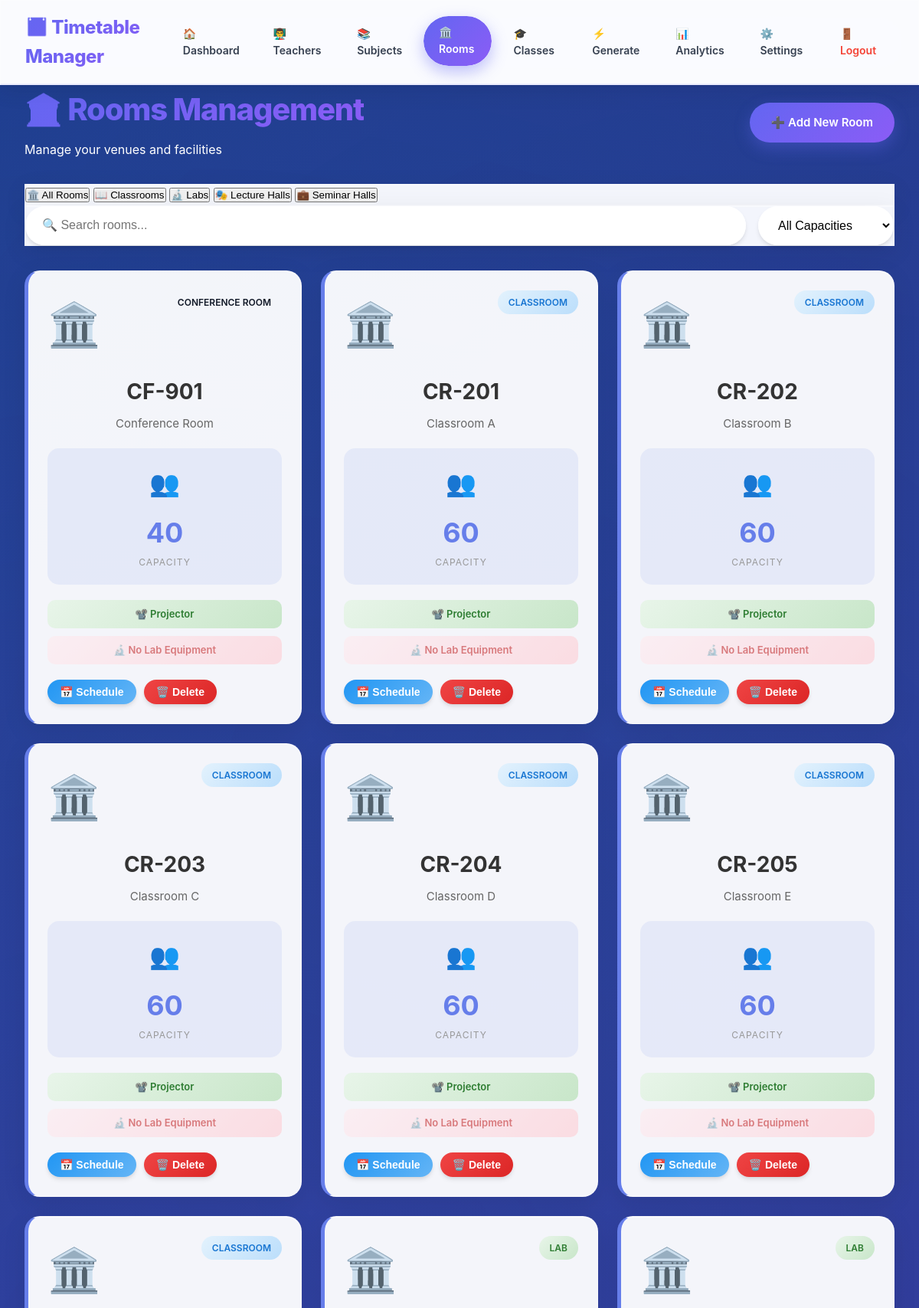
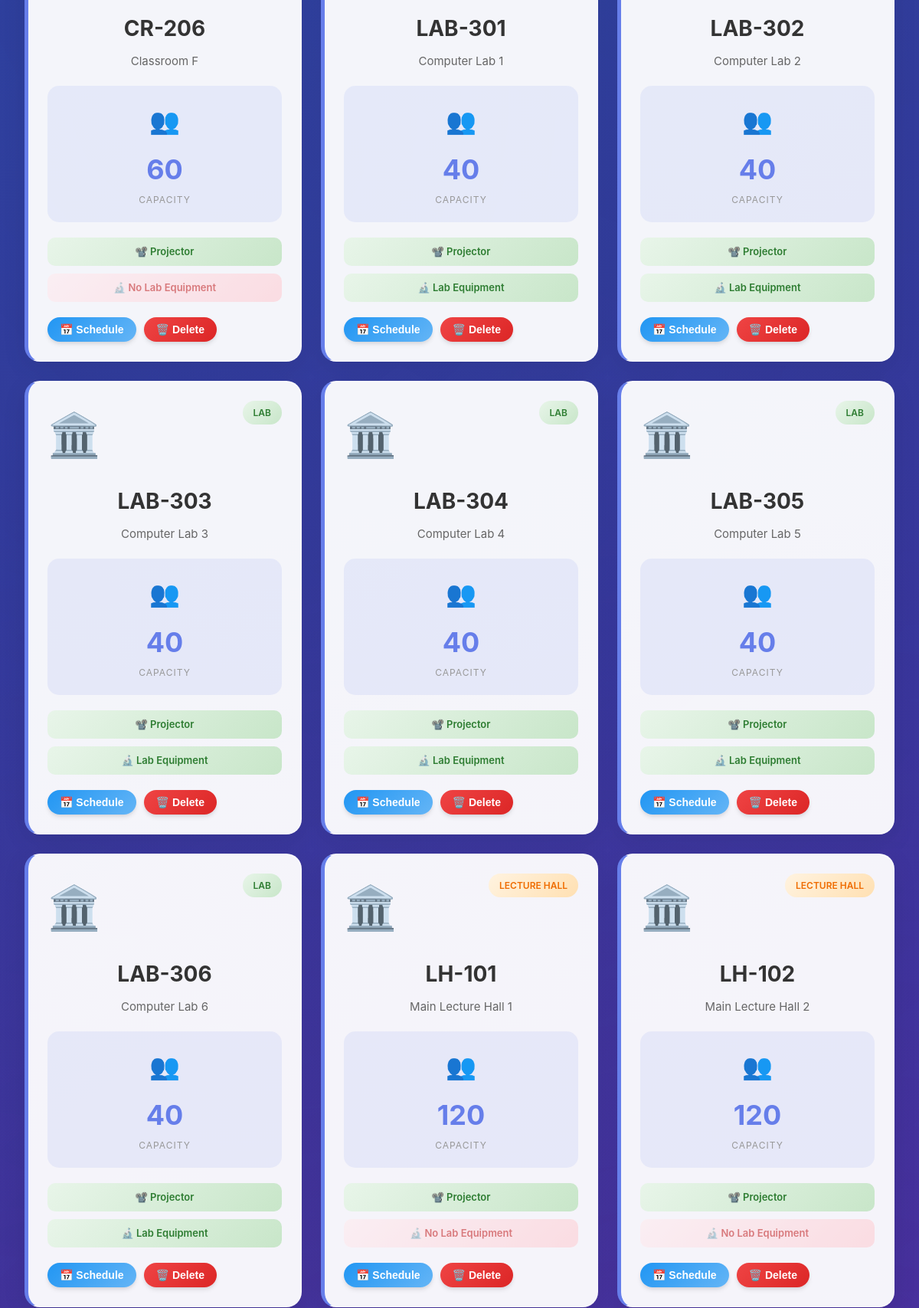
Page /rooms (signed in, upper part) on the committed database (2 pictures, top to bottom).
### tables this page shows
CREATE TABLE rooms (
            id INTEGER PRIMARY KEY AUTOINCREMENT,
            name TEXT NOT NULL,
            room_number TEXT NOT NULL,
            capacity INTEGER,
            room_type TEXT,
            has_projector INTEGER DEFAULT 0,
            has_lab_equipment INTEGER DEFAULT 0,
            user_id INTEGER NOT NULL,
            created_at TIMESTAMP DEFAULT CURRENT_TIMESTAMP,
            FOREIGN KEY (user_id) REFERENCES users (id)
        );

### app.py (the view)
@app.route('/rooms')
@login_required
def rooms():
    conn = get_db_connection()
    rooms = conn.execute('''
        SELECT * FROM rooms WHERE user_id = ? ORDER BY room_number
    ''', (session['user_id'],)).fetchall()
    conn.close()
    return render_template('rooms.html', rooms=rooms)

### app.py (called while the page is built)
def login_required(f):
    @wraps(f)
    def decorated_function(*args, **kwargs):
        if 'user_id' not in session:
            flash('Please login to access this page.', 'warning')
            return redirect(url_for('login'))
        return f(*args, **kwargs)
    return decorated_function

### database.py (called while the page is built)
def get_db_connection():
    conn = sqlite3.connect(DATABASE)
    conn.row_factory = sqlite3.Row
    return conn

### templates/rooms.html (shortened to what this page needs)
<!DOCTYPE html>
<html lang="en">
<head>
    <link rel="stylesheet" href="{{ url_for('static', filename='css/style.css') }}">
</head>
<body>
    <nav class="navbar glass">
        <div class="nav-brand gradient-text">📅 Timetable Manager</div>
        <div class="nav-links">
            <a href="{{ url_for('dashboard') }}">🏠 Dashboard</a>
            <a href="{{ url_for('teachers') }}">👨‍🏫 Teachers</a>
            <a href="{{ url_for('subjects') }}">📚 Subjects</a>
            <a href="{{ url_for('rooms') }}" class="active">🏛️ Rooms</a>
            <a href="{{ url_for('classes') }}">🎓 Classes</a>
            <a href="{{ url_for('generate_timetable') }}">⚡ Generate</a>
            <a href="{{ url_for('analytics') }}">📊 Analytics</a>
            <a href="{{ url_for('settings') }}">⚙️ Settings</a>
            <a href="{{ url_for('logout') }}" style="color: #f44336;">🚪 Logout</a>
        </div>
    </nav>
    <div class="container">
        <div class="page-header fade-in-up">
            <div>
                <h1 class="gradient-text">🏛️ Rooms Management</h1>
                <p style="color: white; margin-top: 8px;">Manage your venues and facilities</p>
            </div>
            <a href="{{ url_for('add_room') }}" class="btn btn-primary glow-on-hover">
                ➕ Add New Room
            </a>
        </div>
        <div class="filter-tabs glass fade-in-up" style="animation-delay: 0.1s;">
            <button class="tab-btn active" onclick="filterRooms('all')">
                🏛️ All Rooms
            </button>
            <button class="tab-btn" onclick="filterRooms('Classroom')">
                📖 Classrooms
            </button>
            <button class="tab-btn" onclick="filterRooms('Lab')">
                🔬 Labs
            </button>
            <button class="tab-btn" onclick="filterRooms('Lecture Hall')">
                🎭 Lecture Halls
            </button>
            <button class="tab-btn" onclick="filterRooms('Seminar Hall')">
                💼 Seminar Halls
            </button>
        </div>
        <div class="search-section glass fade-in-up" style="animation-delay: 0.2s;">
            <input type="text" id="searchInput" placeholder="🔍 Search rooms..."
                   class="search-input" onkeyup="searchRooms()">
            <select id="capacityFilter" class="category-filter" onchange="filterByCapacity()">
                <option value="">All Capacities</option>
            </select>
        </div>
        <div class="rooms-grid fade-in-up" style="animation-delay: 0.3s;">
            {% for room in rooms %}
            <div class="room-card glass zoom-hover card-3d"
                 data-type="{{ room['room_type'] }}"
                 data-capacity="{{ room['capacity'] }}">
                <div class="room-header">
                    <div class="room-icon-large">🏛️</div>
                    <div class="room-type-badge {{ room['room_type'].lower().replace(' ', '-') }}">
                        {{ room['room_type'] }}
                    </div>
                </div>
                <h3 class="room-number">{{ room['room_number'] }}</h3>
                <p class="room-name">{{ room['name'] }}</p>
                <div class="room-capacity">
                    <div class="capacity-icon">👥</div>
                    <div class="capacity-value">{{ room['capacity'] }}</div>
                    <div class="capacity-label">Capacity</div>
                </div>
                <div class="room-facilities">
                    {% if room['has_projector'] %}
                    <span class="facility-badge available">
                        📽️ Projector
                    </span>
                    {% else %}
                    <span class="facility-badge unavailable">
                        📽️ No Projector
                    </span>
                    {% endif %}
                    {% if room['has_lab_equipment'] %}
                    <span class="facility-badge available">
                        🔬 Lab Equipment
                    </span>
                    {% else %}
                    <span class="facility-badge unavailable">
                        🔬 No Lab Equipment
                    </span>
                    {% endif %}
                </div>
                <div class="room-actions">
                    <button onclick="viewRoomSchedule({{ room['id'] }})"
                            class="btn btn-sm btn-info">
                        📅 Schedule
                    </button>
                    <button onclick="deleteRoom({{ room['id'] }}, '{{ room['room_number'] }}')"
                            class="btn btn-sm btn-danger">
                        🗑️ Delete
                    </button>
                </div>
            </div>
            {% endfor %}
        </div>
    </div>
</body>
</html>

### templates/rooms.html (style rules this page uses)
.rooms-grid { display: grid; grid-template-columns: repeat(auto-fill, minmax(300px, 1fr)); gap: 25px; }
.room-card { padding: 25px; border-radius: 20px; text-align: center; border-left: 5px solid #667eea; }
.room-header { display: flex; justify-content: space-between; align-items: flex-start; margin-bottom: 20px; }
.room-icon-large { font-size: 56px; animation: float-icon 3s ease-in-out infinite; }
.room-type-badge { padding: 6px 14px; border-radius: 20px; font-size: 12px; font-weight: 600; text-transform: uppercase; }
.room-type-badge.classroom { background: linear-gradient(135deg, #e3f2fd, #bbdefb); color: #1976d2; }
.room-type-badge.lab { background: linear-gradient(135deg, #e8f5e9, #c8e6c9); color: #2e7d32; }
.room-type-badge.lecture-hall { background: linear-gradient(135deg, #fff3e0, #ffe0b2); color: #ef6c00; }
.room-number { font-size: 28px; font-weight: 700; color: #333; margin-bottom: 8px; }
.room-name { color: #666; font-size: 15px; margin-bottom: 20px; }
.room-capacity { display: flex; flex-direction: column; align-items: center; padding: 20px; background: rgba(102, 126, 234, 0.1); border-radius: 15px; margin: 20px 0; }
.capacity-icon { font-size: 32px; margin-bottom: 10px; }
.capacity-value { font-size: 36px; font-weight: 700; color: #667eea; }
.capacity-label { font-size: 12px; color: #999; text-transform: uppercase; letter-spacing: 1px; }
.room-facilities { display: flex; flex-direction: column; gap: 10px; margin: 20px 0; }
.facility-badge { padding: 8px 12px; border-radius: 10px; font-size: 13px; font-weight: 600; }
.facility-badge.available { background: linear-gradient(135deg, #e8f5e9, #c8e6c9); color: #2e7d32; }
.facility-badge.unavailable { background: linear-gradient(135deg, #ffebee, #ffcdd2); color: #c62828; opacity: 0.6; }
.room-actions { display: flex; gap: 10px; margin-top: 20px; }
.btn-info { background: linear-gradient(135deg, #2196F3, #64B5F6); color: white; }

### rows in the picture
rooms: room_type "CONFERENCE ROOM", room_number "CF-901", name "Conference Room", capacity "40", has_projector "📽️ Projector", has_lab_equipment "🔬 No Lab Equipment"
rooms: room_type "CLASSROOM", room_number "CR-201", name "Classroom A", capacity "60", has_projector "📽️ Projector", has_lab_equipment "🔬 No Lab Equipment"
rooms: room_type "CLASSROOM", room_number "CR-202", name "Classroom B", capacity "60", has_projector "📽️ Projector", has_lab_equipment "🔬 No Lab Equipment"
rooms: room_type "CLASSROOM", room_number "CR-203", name "Classroom C", capacity "60", has_projector "📽️ Projector", has_lab_equipment "🔬 No Lab Equipment"
rooms: room_type "CLASSROOM", room_number "CR-204", name "Classroom D", capacity "60", has_projector "📽️ Projector", has_lab_equipment "🔬 No Lab Equipment"
rooms: room_type "CLASSROOM", room_number "CR-205", name "Classroom E", capacity "60", has_projector "📽️ Projector", has_lab_equipment "🔬 No Lab Equipment"
rooms: room_type "CLASSROOM", room_number "CR-206", name "Classroom F", capacity "60", has_projector "📽️ Projector", has_lab_equipment "🔬 No Lab Equipment"
rooms: room_type "LAB", room_number "LAB-301", name "Computer Lab 1", capacity "40", has_projector "📽️ Projector", has_lab_equipment "🔬 Lab Equipment"
rooms: room_type "LAB", room_number "LAB-302", name "Computer Lab 2", capacity "40", has_projector "📽️ Projector", has_lab_equipment "🔬 Lab Equipment"
rooms: room_type "LAB", room_number "LAB-303", name "Computer Lab 3", capacity "40", has_projector "📽️ Projector", has_lab_equipment "🔬 Lab Equipment"
rooms: room_type "LAB", room_number "LAB-304", name "Computer Lab 4", capacity "40", has_projector "📽️ Projector", has_lab_equipment "🔬 Lab Equipment"
rooms: room_type "LAB", room_number "LAB-305", name "Computer Lab 5", capacity "40", has_projector "📽️ Projector", has_lab_equipment "🔬 Lab Equipment"
rooms: room_type "LAB", room_number "LAB-306", name "Computer Lab 6", capacity "40", has_projector "📽️ Projector", has_lab_equipment "🔬 Lab Equipment"
rooms: room_type "LECTURE HALL", room_number "LH-101", name "Main Lecture Hall 1", capacity "120", has_projector "📽️ Projector", has_lab_equipment "🔬 No Lab Equipment"
rooms: room_type "LECTURE HALL", room_number "LH-102", name "Main Lecture Hall 2", capacity "120", has_projector "📽️ Projector", has_lab_equipment "🔬 No Lab Equipment"
